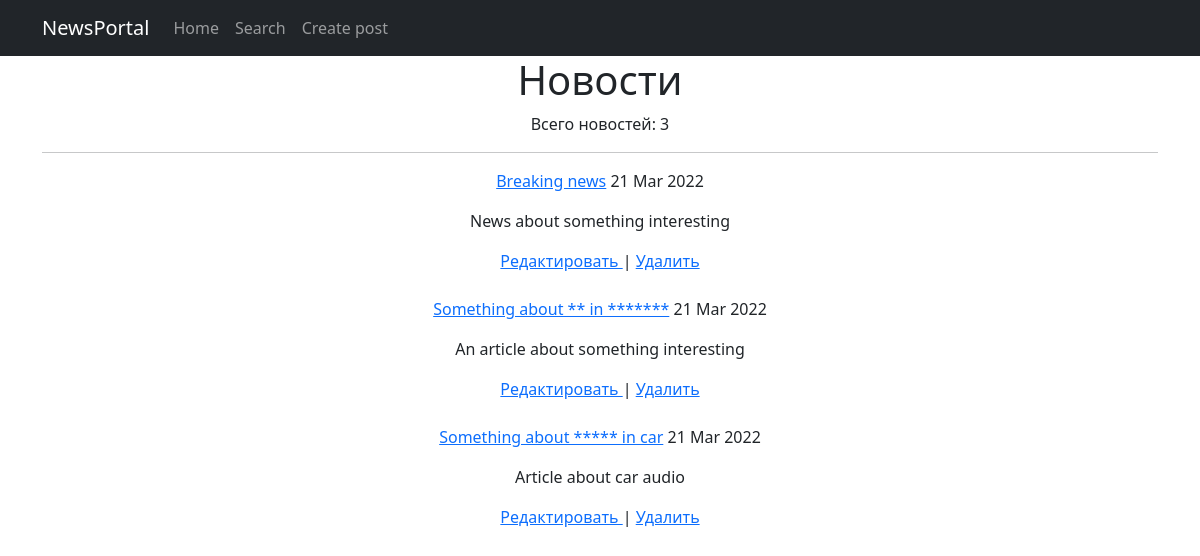
The page /news/ on the database as committed earlier.
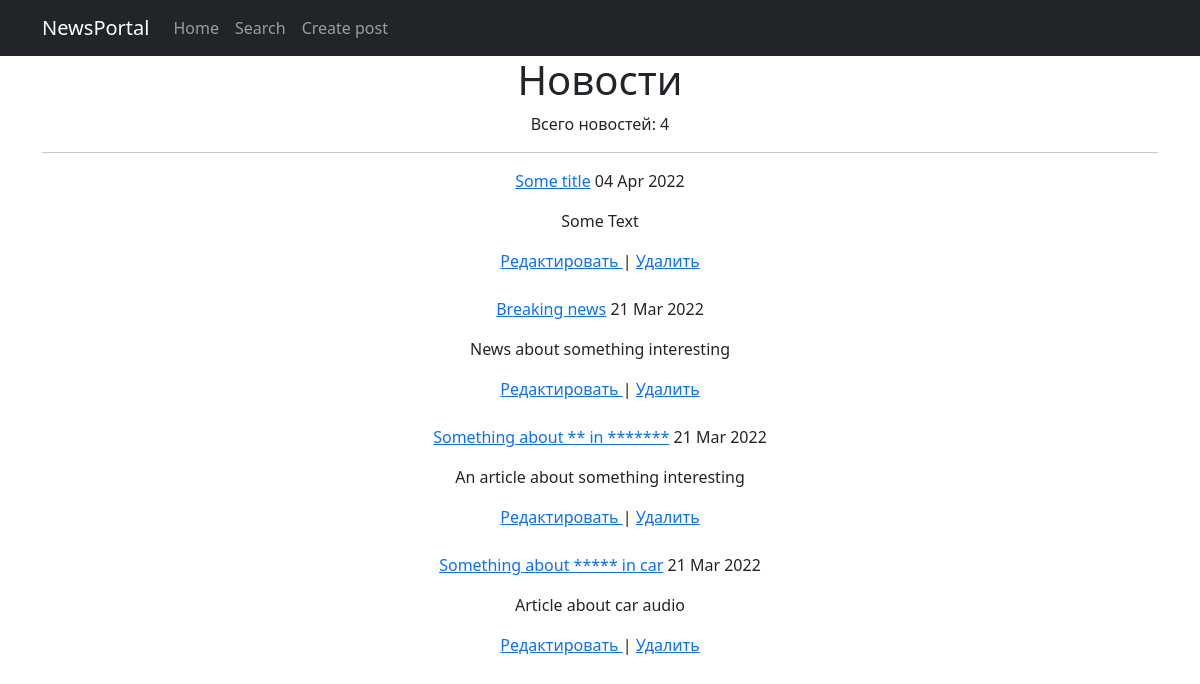
The same page on the database as committed later.
### News/models.py (models this page shows, shortened)
class Post(models.Model):
    author = models.ForeignKey(Author, on_delete=models.CASCADE)
    NEWS = 'NW'
    ARTICLE = 'AR'
    CATEGORY_CHOICES = (
        (NEWS, 'Новость'),
        (ARTICLE, 'Статья'),
    )
    categoryType = models.CharField(max_length=2, choices=CATEGORY_CHOICES, default=ARTICLE)
    dateCreation = models.DateTimeField(auto_now_add=True)
    postCategory = models.ManyToManyField(Category, through='PostCategory')
    title = models.CharField(max_length=128)
    text = models.TextField()
    rating = models.SmallIntegerField(default=0)
    class Meta:
        verbose_name = 'Новость'
        verbose_name_plural = 'Новости'
        ordering = ['-dateCreation']

### News/views.py (the view)
# urls.py: path('', PostList.as_view()),
class PostList(ListView):
    model = Post
    ordering = '-dateCreation'
    template_name = 'news.html'
    context_object_name = 'news'
    paginate_by = 4
    def get_context_data(self, **kwargs):
        context = super().get_context_data(**kwargs)
        context['filter'] = NewsFilter(self.request.GET, queryset=self.get_queryset())
        return context

### News/templatetags/custom_filters.py (called while the page is built)
@register.filter(name='censor')
def censor(value):
    abuse_words = ('IT', 'music', 'science')
    if isinstance(value, str):
        for word in abuse_words:
            value = value.replace(word, '*'*len(word))
        return value
    else:
        raise ValueError(f'Название статьи или текст не являются строковыми')

### News/templates/News/news.html (shortened to what this page needs)
{% extends 'default.html' %}
{% load custom_filters %}
{% block content %}
    <h1>Новости</h1>
    <p>Всего новостей: {{news|length}}</p>
    <hr>
    {% if news %}
        {% for new in news %}
        <div class="brd">
            <a href="/news/{{new.id}}">{{ new.title|censor }}</a>{{new.dateCreation|date:'  d M Y'}}</p>
            {{ new.text|truncatewords:20|censor }}</p>
            <a href="/news/update/{{new.id}}">Редактировать </a>     |     <a href="/news/delete/{{new.id}}"> Удалить</a>
        </div>
        <br>
        {% endfor %}
    {% else %}
        <h2>Новостей нет!</h2>
    {% endif %}
{% endblock content %}

Rows that differ between the two databases and show on the page:
added Post: title|censor "Some title", dateCreation "04 Apr 2022", text|censor "Some Text"
Other text that changed with them:
{{ news|length }}: "3" → "4"
